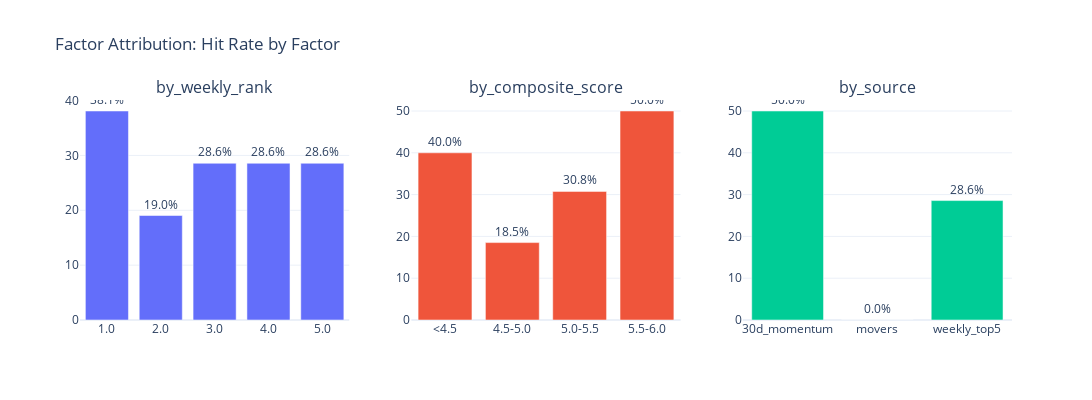

The notebook cell this image was saved under:
### Code cell
# ═══════════════════════════════════════════════════════════════════════════════
# 5. FACTOR ATTRIBUTION ANALYSIS
# ═══════════════════════════════════════════════════════════════════════════════

print("🔍 Factor Attribution Analysis:")
print("="*60)

attribution = compute_factor_attribution(backtest_df, period=PRIMARY_PERIOD)

for name, data in attribution.items():
    if not data.empty:
        print(f"\n{name}:")
        display(data.round(3))

plot_factor_analysis(attribution)

### Figure 1 — Plotly figure (JSON) as saved in the notebook; plotly's stock layout.template omitted (floating-point values rounded to 4 significant figures)
{"data": [{"name": "by_weekly_rank", "showlegend": false, "text": ["38.1%", "19.0%", "28.6%", "28.6%", "28.6%"], "textposition": "outside", "type": "bar", "x": ["1.0", "2.0", "3.0", "4.0", "5.0"], "xaxis": "x", "y": [38.1, 19.05, 28.57, 28.57, 28.57], "yaxis": "y"}, {"name": "by_composite_score", "showlegend": false, "text": ["40.0%", "18.5%", "30.8%", "50.0%"], "textposition": "outside", "type": "bar", "x": ["<4.5", "4.5-5.0", "5.0-5.5", "5.5-6.0"], "xaxis": "x2", "y": [40.0, 18.52, 30.77, 50.0], "yaxis": "y2"}, {"name": "by_source", "showlegend": false, "text": ["50.0%", "0.0%", "28.6%"], "textposition": "outside", "type": "bar", "x": ["30d_momentum", "movers", "weekly_top5"], "xaxis": "x3", "y": [50.0, 0.0, 28.57], "yaxis": "y3"}], "layout": {"annotations": [{"font": {"size": 16}, "showarrow": false, "text": "by_weekly_rank", "x": 0.1444, "xanchor": "center", "xref": "paper", "y": 1, "yanchor": "bottom", "yref": "paper"}, {"font": {"size": 16}, "showarrow": false, "text": "by_composite_score", "x": 0.5, "xanchor": "center", "xref": "paper", "y": 1, "yanchor": "bottom", "yref": "paper"}, {"font": {"size": 16}, "showarrow": false, "text": "by_source", "x": 0.8556, "xanchor": "center", "xref": "paper", "y": 1, "yanchor": "bottom", "yref": "paper"}], "height": 400, "title": {"text": "Factor Attribution: Hit Rate by Factor"}, "width": 1200, "xaxis": {"anchor": "y", "domain": [0, 0.2889]}, "xaxis2": {"anchor": "y2", "domain": [0.3556, 0.6444]}, "xaxis3": {"anchor": "y3", "domain": [0.7111, 1]}, "yaxis": {"anchor": "x", "domain": [0, 1]}, "yaxis2": {"anchor": "x2", "domain": [0, 1]}, "yaxis3": {"anchor": "x3", "domain": [0, 1]}}}
